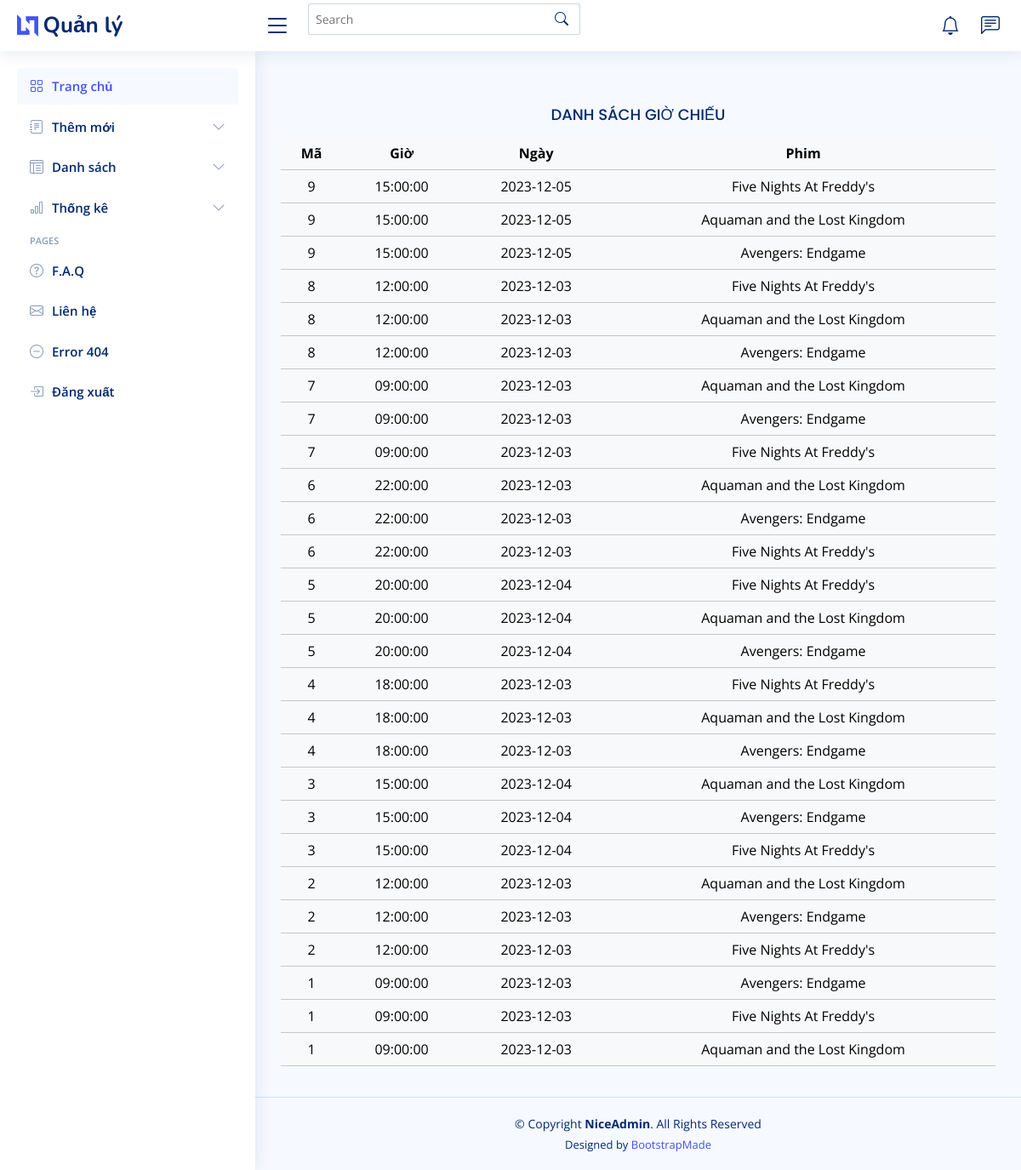
The page /admin/index.php?act=danh_sach_showtimes (signed in) on the database its author committed.
### tables this page shows
CREATE TABLE `showtimes` (
  `id_showtimes` int NOT NULL,
  `time` time NOT NULL,
  `id_date` int NOT NULL,
  `id_phim` int NOT NULL DEFAULT '1'
);

CREATE TABLE `date` (
  `id_date` int NOT NULL,
  `date_month` date NOT NULL,
  `id_phim` int NOT NULL DEFAULT '1',
  `stt` tinyint NOT NULL
);

CREATE TABLE `phim` (
  `id_phim` int NOT NULL,
  `film_name` varchar(50) NOT NULL,
  `poster` varchar(255) NOT NULL,
  `banner` varchar(255) DEFAULT NULL COMMENT 'Ảnh Slide Show',
  `mo_ta` varchar(555) DEFAULT NULL,
  `thoi_luong_phim` varchar(50) NOT NULL,
  `release_date` date NOT NULL,
  `id_loaiphim` int NOT NULL
);

### model/pdo.php (called while the page is built, shortened)
<?php
function pdo_get_connection(){
    $dburl = "mysql:host=localhost;dbname=booking_movie_ticket;charset=utf8";
    $username = 'root';
    $password = '';
    $conn = new PDO($dburl, $username, $password);
    $conn->setAttribute(PDO::ATTR_ERRMODE, PDO::ERRMODE_EXCEPTION);
    return $conn;
}
function pdo_query($sql){
    $sql_args = array_slice(func_get_args(), 1);
    try{
        $conn = pdo_get_connection();
        $stmt = $conn->prepare($sql);
        $stmt->execute($sql_args);
        $rows = $stmt->fetchAll();
        return $rows;
    }
    catch(PDOException $e){
        throw $e;
    }
    finally{
        unset($conn);
    }
}

### model/showtimes.php (called while the page is built, shortened)
<?php
require_once "pdo.php";
function showtimes_all(){
    $sql = "SELECT * FROM showtimes
            INNER JOIN date ON date.id_date = showtimes.id_date
            INNER JOIN phim ON date.id_phim = showtimes.id_phim
            ORDER BY id_showtimes DESC ";
    return pdo_query($sql);
}
?>

### admin/showtimes/list.php (the view)
<main id="main" class="main">
    <section class="section dashboard">
        <div class="row">
            <div class="col-lg-12">
                <h5 class="card-title text-center">DANH SÁCH GIỜ CHIẾU</h5>
                <table class="table table-light text-center">
                    <tr>
                        <th>Mã</th>
                        <th>Giờ</th>
                        <th>Ngày</th>
                        <th>Phim</th>
                    </tr>
                    <?php
                    foreach ($ds_showtime as $ds) {
                        extract($ds);
                        echo "
                            <tr>
                                <td>$id_showtimes  </td>
                                <td>$time</td>
                                <td>$date_month</td>
                                <td>$film_name  </td>
                            </tr>
                        ";
                    }
                    ?>
                </table>
            </div>
        </div>
    </section>
</main>

### admin/layout_admin/assets/css/style.css (style rules this page uses)
:root { scroll-behavior: smooth; }
body { font-family: "Open Sans", sans-serif; background: #f6f9ff; color: #444444; }
h1, h2, h3, h4, h5, h6 { font-family: "Nunito", sans-serif; }
#main { margin-top: 60px; padding: 20px 30px; transition: all 0.3s; }
.card-title { padding: 20px 0 15px 0; font-size: 18px; font-weight: 500; color: #012970; font-family: "Poppins", sans-serif; }
@media (min-width: 1200px) { #main, #footer { margin-left: 300px; } }

### rows shown on the page
showtimes: id_showtimes "9", time "15:00:00", id_date.date_month "2023-12-05", id_phim.film_name "Five Nights At Freddy's", phim.film_name "Aquaman and the Lost Kingdom", phim.film_name "Avengers: Endgame"
showtimes: id_showtimes "8", time "12:00:00", id_date.date_month "2023-12-03", id_phim.film_name "Five Nights At Freddy's", phim.film_name "Aquaman and the Lost Kingdom", phim.film_name "Avengers: Endgame"
showtimes: id_showtimes "7", time "09:00:00", id_date.date_month "2023-12-03", phim.film_name "Aquaman and the Lost Kingdom", phim.film_name "Avengers: Endgame", id_phim.film_name "Five Nights At Freddy's"
showtimes: id_showtimes "6", time "22:00:00", id_date.date_month "2023-12-03", phim.film_name "Aquaman and the Lost Kingdom", id_phim.film_name "Avengers: Endgame", phim.film_name "Five Nights At Freddy's"
showtimes: id_showtimes "5", time "20:00:00", id_date.date_month "2023-12-04", phim.film_name "Five Nights At Freddy's", phim.film_name "Aquaman and the Lost Kingdom", id_phim.film_name "Avengers: Endgame"
showtimes: id_showtimes "4", time "18:00:00", id_date.date_month "2023-12-03", phim.film_name "Five Nights At Freddy's", phim.film_name "Aquaman and the Lost Kingdom", id_phim.film_name "Avengers: Endgame"
showtimes: id_showtimes "3", time "15:00:00", id_date.date_month "2023-12-04", phim.film_name "Aquaman and the Lost Kingdom", id_phim.film_name "Avengers: Endgame", phim.film_name "Five Nights At Freddy's"
showtimes: id_showtimes "2", time "12:00:00", id_date.date_month "2023-12-03", phim.film_name "Aquaman and the Lost Kingdom", id_phim.film_name "Avengers: Endgame", phim.film_name "Five Nights At Freddy's"
showtimes: id_showtimes "1", time "09:00:00", id_date.date_month "2023-12-03", id_phim.film_name "Avengers: Endgame", phim.film_name "Five Nights At Freddy's", phim.film_name "Aquaman and the Lost Kingdom"
